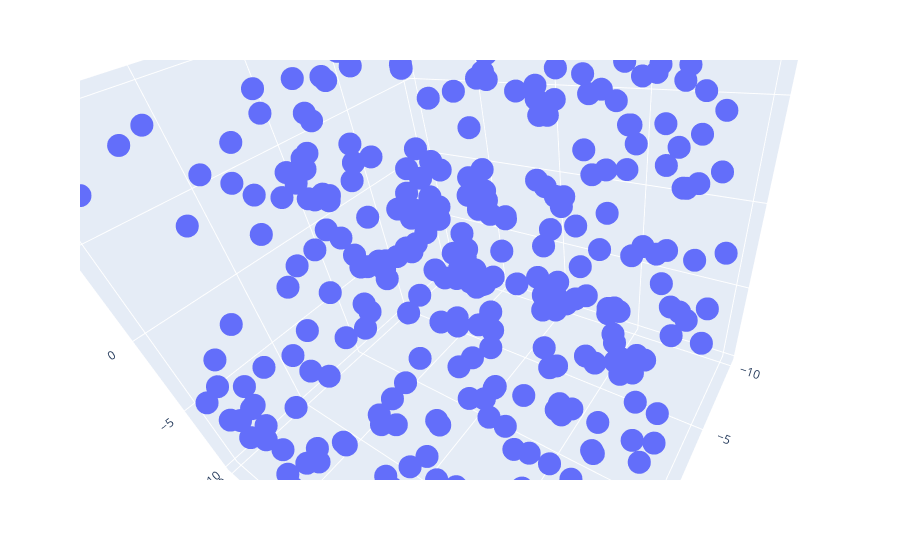

The cell this chart's notebook holds for it:
### Markdown cell above
PLOTLY ASSIGNMENT:

### Code cell
# 1. Using the given dataset, to generate a 3D scatter plot to visualize the distribution of data points in a threedimensional space.
import numpy as np
import pandas as pd

np.random.seed(30)

# Generate data
data = {
    'X': np.random.uniform(-10, 10, 300),
    'Y': np.random.uniform(-10, 10, 300),
    'Z': np.random.uniform(-10, 10, 300)
}
df = pd.DataFrame(data)

# Create a 3D scatter plot using Plotly
fig = px.scatter_3d(df, x='X', y='Y', z='Z')

# Show the plot
fig.show()

### Figure 1 — Plotly figure (JSON) as saved in the notebook; plotly's stock layout.template omitted (floating-point values rounded to 4 significant figures; data arrays with more than 128 entries replaced by an {"elided": "..."} marker saying what was removed)
{"data": [{"hovertemplate": "X=%{x}<br>Y=%{y}<br>Z=%{z}<extra></extra>", "legendgroup": "", "marker": {"color": "#636efa", "symbol": "circle"}, "mode": "markers", "name": "", "scene": "scene", "showlegend": false, "type": "scatter3d", "x": {"elided": "300 float values"}, "y": {"elided": "300 float values"}, "z": {"elided": "300 float values"}}], "layout": {"autosize": true, "legend": {"tracegroupgap": 0}, "margin": {"t": 60}, "scene": {"aspectmode": "auto", "aspectratio": {"x": 0.9933, "y": 1.007, "z": 0.9996}, "camera": {"center": {"x": 0, "y": 0, "z": 0}, "eye": {"x": 0.6381, "y": 0.6381, "z": 0.6381}, "projection": {"type": "perspective"}, "up": {"x": 0.9851, "y": -0.114, "z": 0.1289}}, "domain": {"x": [0, 1], "y": [0, 1]}, "xaxis": {"title": {"text": "X"}, "type": "linear"}, "yaxis": {"title": {"text": "Y"}, "type": "linear"}, "zaxis": {"title": {"text": "Z"}, "type": "linear"}}}}
